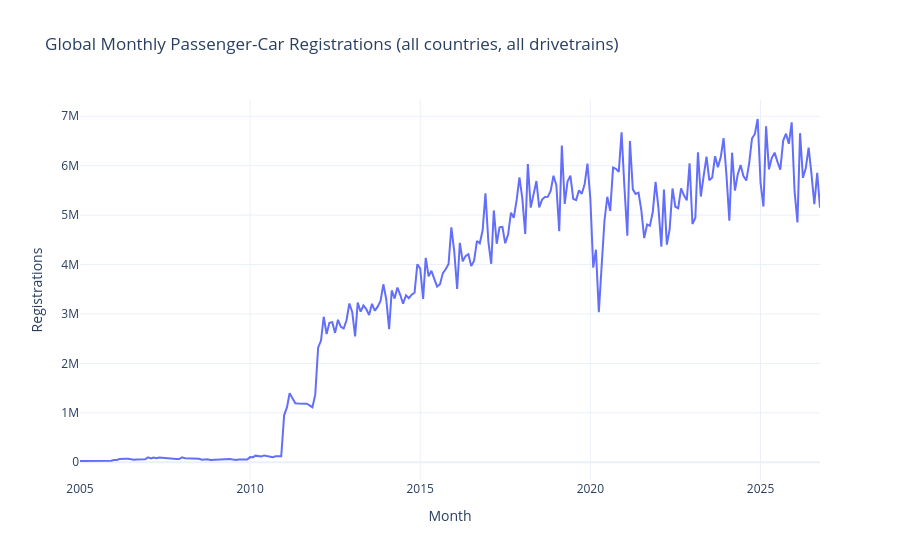

The notebook cell saved with this chart:
### Markdown cell above
## Plot 1: Global registration volume over time

### Code cell
global_monthly = (
    df.groupby("date")["registrations"].sum().reset_index()
)

fig = px.line(
    global_monthly, x="date", y="registrations",
    title="Global Monthly Passenger-Car Registrations (all countries, all drivetrains)",
    labels={"date": "Month", "registrations": "Registrations"},
)
fig.update_layout(template="plotly_white", hovermode="x unified")
fig.write_image(EDA_DIR / "01_global_trend.png", scale=2)
fig.show()

# Numeric summaries
peak_row = global_monthly.loc[global_monthly["registrations"].idxmax()]
print(f"Peak month: {peak_row['date'].date()}  ({peak_row['registrations']:,.0f} registrations)")
print(f"Latest month: {global_monthly['date'].max().date()}  "
      f"({global_monthly['registrations'].iloc[-1]:,.0f} registrations)")

### Figure 1 — Plotly figure (JSON) as saved in the notebook; plotly's stock layout.template omitted (floating-point values rounded to 4 significant figures; data arrays with more than 128 entries replaced by an {"elided": "..."} marker saying what was removed)
{"data": [{"hovertemplate": "Month=%{x}<br>Registrations=%{y}<extra></extra>", "legendgroup": "", "line": {"color": "#636efa", "dash": "solid"}, "marker": {"symbol": "circle"}, "mode": "lines", "name": "", "orientation": "v", "showlegend": false, "type": "scatter", "x": {"elided": "262 str values"}, "xaxis": "x", "y": {"elided": "262 float values"}, "yaxis": "y"}], "layout": {"hovermode": "x unified", "legend": {"tracegroupgap": 0}, "title": {"text": "Global Monthly Passenger-Car Registrations (all countries, all drivetrains)"}, "xaxis": {"anchor": "y", "domain": [0, 1], "title": {"text": "Month"}}, "yaxis": {"anchor": "x", "domain": [0, 1], "title": {"text": "Registrations"}}}}
